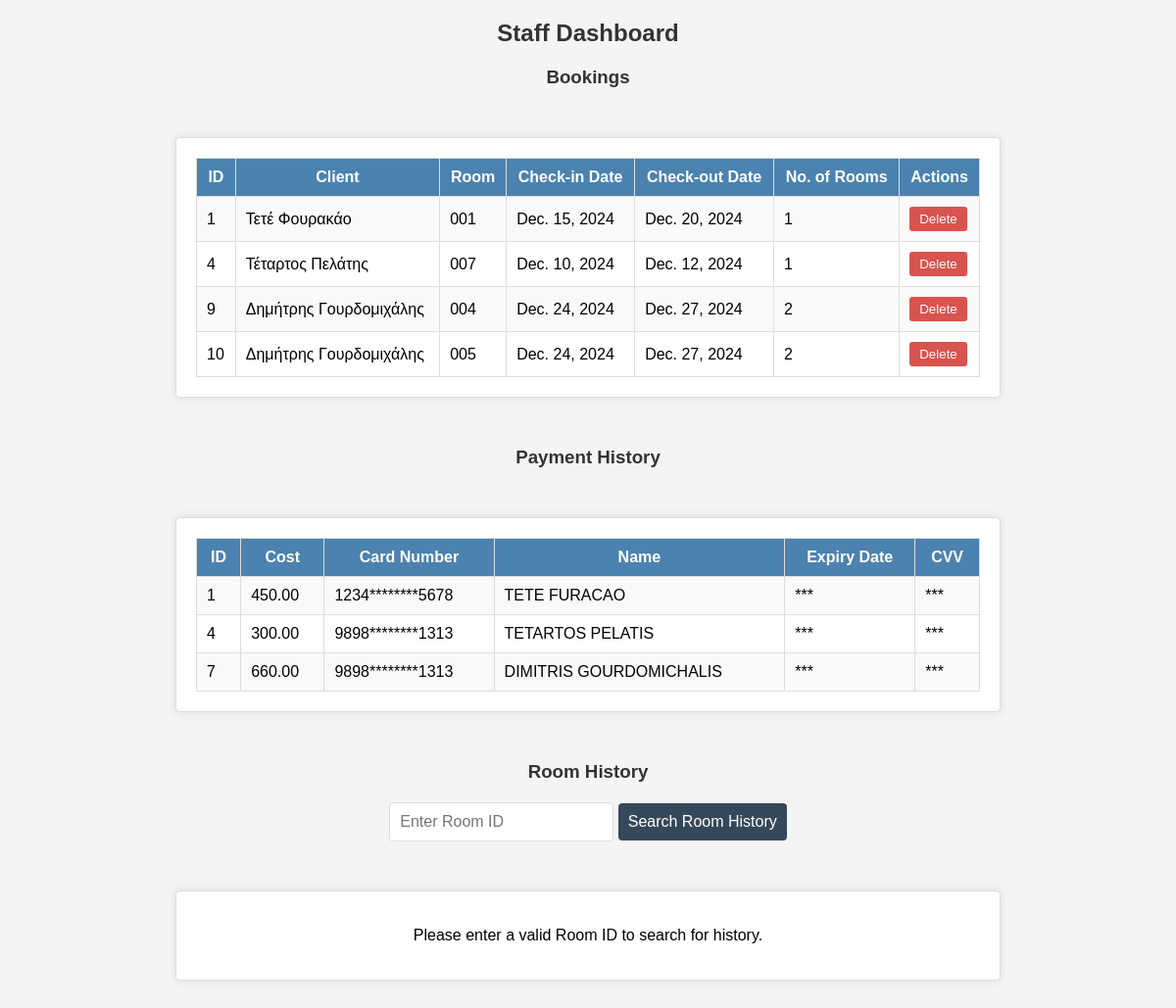
The app's page /staff/dashboard/ (signed in), older data.
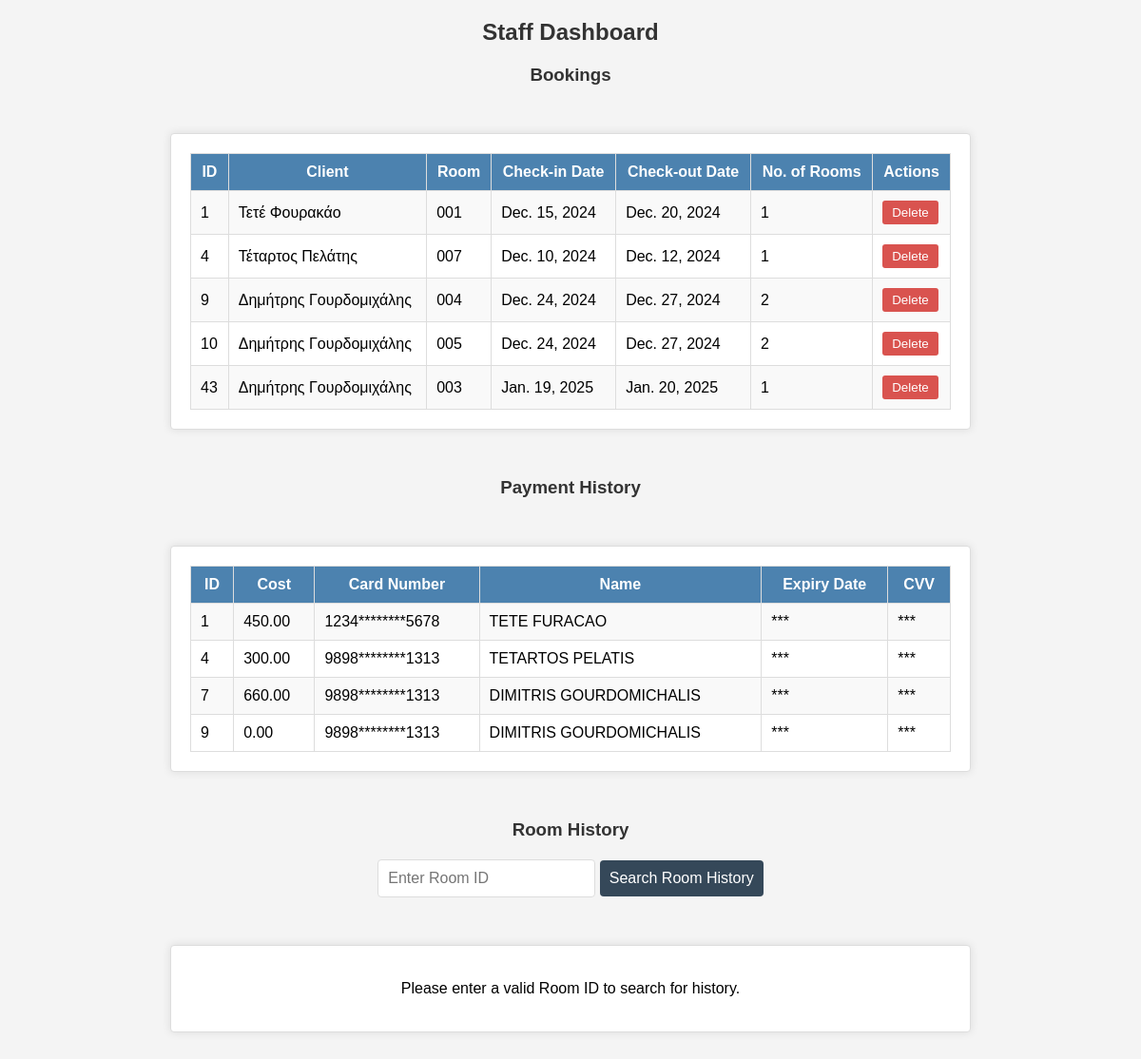
The same page, newer data.
### api/models.py (models this page shows)
class Booking(models.Model):
    b_id = models.AutoField(primary_key=True)
    client = models.ForeignKey(Client, on_delete=models.CASCADE)  # foreign key
    room = models.ForeignKey(Room, on_delete=models.CASCADE)  # foreign key
    arrival = models.DateField()
    departure = models.DateField()
    rooms_needed = models.IntegerField()  # για κρατήσεις πολλών δωματίων από έναν client(την ίδια χρονική στιγμή)
    class Meta:
        db_table = 'Booking'
        constraints = [
            models.CheckConstraint(check=models.Q(arrival__lt=models.F('departure')),
                                   name='chk_arrival_before_departure'),
            models.CheckConstraint(check=models.Q(rooms_needed__in=[1, 2, 3]), name='chk_rooms_needed'),
        ]

class Client(models.Model):
    id = models.AutoField(primary_key=True)
    username = models.CharField(max_length=20, unique=True, default='defaultus')
    email = models.CharField(max_length=50, unique=True, validators=[email_validator])
    password = models.CharField(max_length=12, validators=[password_validator])
    firstname = models.CharField(max_length=15, validators=[greek_name_validator])
    lastname = models.CharField(max_length=15, validators=[greek_name_validator])
    tel = models.CharField(max_length=10, validators=[tel_validator])
    class Meta:
        db_table = 'Client'
        constraints = [
            models.CheckConstraint(check=models.Q(username__regex=r'^[a-zA-Z0-9)]{3,20}$'), name='chk_username'),
            models.CheckConstraint(
                check=models.Q(password__regex=r'^[a-zA-Z0-9!@#$%^&*()_+\-=\[\]{};\':",.<>\/?]{8,12}$'),
                name='chk_password'),
            models.CheckConstraint(check=models.Q(firstname__regex=r'^[Α-ΩΆΈΉΊΌΎΏα-ωάέήίόύώ]*$'), name='chk_firstname'),
            models.CheckConstraint(check=models.Q(lastname__regex=r'^[Α-ΩΆΈΉΊΌΎΏα-ωάέήίόύώ]*$'), name='chk_lastname'),
            models.CheckConstraint(check=models.Q(tel__regex=r'^[0-9]+$'), name='chk_tel')
        ]

class Room(models.Model):
    r_id = models.CharField(max_length=3, primary_key=True)
    capacity = models.IntegerField(choices=[(2, '2'), (3, '3'), (4, '4')])
    availability = models.CharField(max_length=3, validators=[availability_validator])
    r_cost = models.IntegerField()
    class Meta:
        db_table = 'Room'
        constraints = [
            models.CheckConstraint(check=models.Q(capacity__in=[2, 3, 4]), name='chk_capacity'),
            models.CheckConstraint(check=models.Q(availability__in=['yes', 'no']), name='chk_availability')
        ]

class Payment(models.Model):
    p_id = models.AutoField(primary_key=True)
    bookings = models.ManyToManyField(Booking)  # ManyToManyField:Δημιουργία ενδιάμεσου πίνακα Payment_bookings
    cost = models.DecimalField(max_digits=6, decimal_places=2)
    number = models.CharField(max_length=16, validators=[
        RegexValidator(regex=r'^[0-9]+$', message='Only numeric characters are allowed')])
    name = models.CharField(max_length=30, validators=[
        RegexValidator(regex=r'^[A-Z ]+$', message='Only uppercase English letters and spaces are allowed')])
    month_year = models.CharField(max_length=7, validators=[
        RegexValidator(regex=r'^[0-9]+$', message='Only numeric characters are allowed')])
    CVV = models.CharField(max_length=3, validators=[
        RegexValidator(regex=r'^[0-9]+$', message='Only numeric characters are allowed')])
    class Meta:
        db_table = 'Payment'
        constraints = [
            models.CheckConstraint(check=models.Q(number__regex=r'^[0-9]+$'), name='chk_number'),
            models.CheckConstraint(check=models.Q(name__regex=r'^[A-Z ]+$'), name='chk_name'),
            models.CheckConstraint(check=models.Q(month_year__regex=r'^[0-9]+$'), name='chk_month_year'),
            models.CheckConstraint(check=models.Q(CVV__regex=r'^[0-9]+$'), name='chk_CVV')
        ]

### api/views_staff.py (the view)
def staff_dashboard(request):
    if 'staff_id' not in request.session:
        return redirect('staff_login')  # αρχείο staff_login.html
    staff_id = request.session['staff_id']  # !!!
    try:
        staff = Staff.objects.get(pk=staff_id, job_descr='Reception')  # !!!
    except Staff.DoesNotExist:
        messages.error(request, 'Invalid permissions.')
        return redirect('staff_login')
    bookings = Booking.objects.all()  # !!!
    payments = Payment.objects.all()  # !!!
    for payment in payments:
        payment.masked_number = mask_card_number(payment.number)
        payment.masked_month_year = mask_expiry_and_cvv()
        payment.masked_cvv = mask_expiry_and_cvv()
    context = {
        'bookings': bookings,
        'payments': payments,
    }
    if 'r_id' in request.GET:
        r_id = request.GET.get('r_id')
        room = get_object_or_404(Room, r_id=r_id)
        room_bookings = Booking.objects.filter(room=room).order_by('-arrival')  # !!!
        context['room_history'] = room_bookings
        context['room_id'] = r_id
    return render(request, 'staff/staff_dashboard.html', context)

### api/views_staff.py (called while the page is built)
def mask_card_number(number):
    return number[:4] + '*' * (len(number) - 8) + number[-4:]

def mask_expiry_and_cvv():
    return '***'

### api/templates/staff/staff_dashboard.html (shortened to what this page needs)
<!DOCTYPE html>
<html lang="en">
<head>
    {% load static %}
</head>
<body>
<h2>Staff Dashboard</h2>
<h3>Bookings</h3>
<div class="table-container">
    <table>
        <tr>
            <th>ID</th>
            <th>Client</th>
            <th>Room</th>
            <th>Check-in Date</th>
            <th>Check-out Date</th>
            <th>No. of Rooms</th>
            <th>Actions</th>
        </tr>
        {% for booking in bookings %}
        <tr>
            <td>{{ booking.b_id }}</td>
            <td>{{ booking.client.firstname }} {{ booking.client.lastname }}</td>
            <td>{{ booking.room.r_id }}</td>
            <td>{{ booking.arrival }}</td>
            <td>{{ booking.departure }}</td>
            <td>{{ booking.rooms_needed }}</td>
            <td class="actions">
                {% if booking.b_id %}
                <form method="POST" action="{% url 'delete_booking' booking.b_id %}">
                    <button type="submit">Delete</button>
                </form>
                {% else %}
                <span>No ID available</span>
                {% endif %}
            </td>
        </tr>
        {% empty %}
        <tr>
            <td colspan="7" style="text-align: center;">No bookings available.</td>
        </tr>
        {% endfor %}
    </table>
</div>
<h3>Payment History</h3>
<div class="table-container">
    <table>
        <tr>
            <th>ID</th>
            <th>Cost</th>
            <th>Card Number</th>
            <th>Name</th>
            <th>Expiry Date</th>
            <th>CVV</th>
        </tr>
        {% for payment in payments %}
        <tr>
            <td>{{ payment.p_id }}</td>
            <td>{{ payment.cost }}</td>
            <td>{{ payment.masked_number }}</td>
            <td>{{ payment.name }}</td>
            <td>{{ payment.masked_month_year }}</td>
            <td>{{ payment.masked_cvv }}</td>
        </tr>
        {% empty %}
        <tr>
            <td colspan="6" style="text-align: center;">No payments available.</td>
        </tr>
        {% endfor %}
    </table>
</div>
<h3>Room History</h3>
<div class="search-container">
    <form method="get" action="{% url 'staff_dashboard' %}">
        <input type="text" name="r_id" placeholder="Enter Room ID" required>
        <button type="submit">Search Room History</button>
    </form>
</div>
{% if room_id %}
<h3>Room History for Room ID: {{ room_id }}</h3>
<div class="table-container">
    <table>
        <tr>
            <th>Booking ID</th>
            <th>Client</th>
            <th>Check-in Date</th>
            <th>Check-out Date</th>
        </tr>
        {% if room_history %}
        {% for booking in room_history %}
        <tr>
            <td>{{ booking.b_id }}</td>
            <td>{{ booking.client.firstname }} {{ booking.client.lastname }}</td>
            <td>{{ booking.arrival }}</td>
            <td>{{ booking.departure }}</td>
        </tr>
        {% empty %}
        <tr>
            <td colspan="4" style="text-align: center;">No bookings available for this room.</td>
        </tr>
        {% endfor %}
        {% else %}
        <tr>
            <td colspan="4" style="text-align: center;">No room history available for Room ID: {{ room_id }}.</td>
        </tr>
        {% endif %}
    </table>
</div>
{% else %}
<div class="table-container">
    <p style="text-align: center;">Please enter a valid Room ID to search for history.</p>
</div>
{% endif %}
</body>
</html>

Row changes from the older to the newer data that the page shows:
added Booking: b_id "43", client.firstname "Δημήτρης", client.lastname "Γουρδομιχάλης", room.r_id "003", arrival "Jan. 19, 2025", departure "Jan. 20, 2025", rooms_needed "1", shows "Delete"
added Payment: p_id "9", cost "0.00", masked_number "9898********1313", name "DIMITRIS GOURDOMICHALIS", masked_month_year "***", masked_cvv "***"
